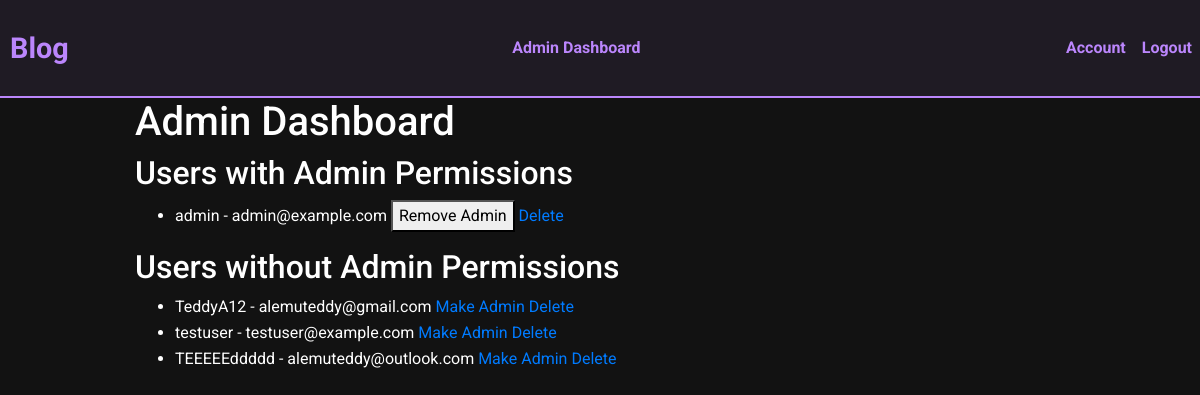
The app's page /admin_dashboard (signed in) with its own data.
### model.py (models this page shows, shortened)
class User(db.Model, UserMixin):  # Inherit from db.Model and UserMixin
    id = db.Column(db.Integer, primary_key=True)  # Primary key column
    username = db.Column(db.String(20), unique=True, nullable=False)  # Username column, must be unique and not null
    email = db.Column(db.String(120), unique=True, nullable=False)  # Email column, must be unique and not null
    image_file = db.Column(db.String(20), nullable=False, default='default.jpg')  # Image file column, default value is 'default.jpg'
    date_joined = db.Column(db.DateTime, nullable=False, default=datetime.utcnow)
    password = db.Column(db.String(60), nullable=False)  # Password column, not null
    posts = db.relationship('Post', backref='author', lazy=True)  # One-to-many relationship with Post
    is_admin = db.Column(db.Boolean, default=False)  # New field

### app.py (the view)
@app.route('/admin_dashboard')
@login_required
@admin_required
def admin_dashboard():
    form = RemovePermissionsForm()
    users_with_permissions = User.query.filter_by(is_admin=True).all()
    users_without_permissions = User.query.filter_by(is_admin=False).all()
    posts = Post.query.all()
    return render_template('admin_dashboard.html', form=form, users_with_permissions=users_with_permissions, users_without_permissions=users_without_permissions, posts=posts)

### app.py (called while the page is built)
@login_manager.user_loader
def load_user(user_id):
    return User.query.get(int(user_id))

def admin_required(f):
    @wraps(f)
    def decorated_function(*args, **kwargs):
        if not current_user.is_admin:
            abort(403)  # Forbidden access if the user is not an admin
        return f(*args, **kwargs)
    return decorated_function

### templates/admin_dashboard.html (shortened to what this page needs)
{% extends "base.html" %}
{% block content %}
<h1>Admin Dashboard</h1>
<h2>Users with Admin Permissions</h2>
<ul>
    {% for user in users_with_permissions %}
    <li>
        {{ user.username }} - {{ user.email }}
        <form action="{{ url_for('remove_permissions', user_id=user.id) }}" method="post" style="display:inline;">
            <button type="submit">Remove Admin</button>
        </form>
        <a href="{{ url_for('delete_user', user_id=user.id) }}">Delete</a>
    </li>
    {% endfor %}
</ul>
<h2>Users without Admin Permissions</h2>
<ul>
    {% for user in users_without_permissions %}
    <li>
        {{ user.username }} - {{ user.email }}
        <a href="{{ url_for('make_admin', user_id=user.id) }}">Make Admin</a>
        <a href="{{ url_for('delete_user', user_id=user.id) }}">Delete</a>
    </li>
    {% endfor %}
</ul>
{% endblock %}

### static/style.css (style rules this page uses)
body { font-family: 'Roboto', sans-serif; background-color: #121212; color: #FFFFFF; margin: 0; padding: 0; line-height: 1.6; }
h1, h2, h3 { color: #FFFFFF; }
a, button, .btn { transition: all 0.3s ease; }

### records on screen
User: username "admin", email "admin@example.com"
User: username "TeddyA12", email "alemuteddy@gmail.com"
User: username "testuser", email "testuser@example.com"
User: username "TEEEEEddddd", email "alemuteddy@outlook.com"
